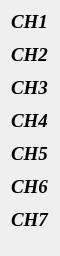
   <widget class="QWidget" name="layoutWidget">
    <property name="geometry">
     <rect>
      <x>11</x>
      <y>43</y>
      <width>55</width>
      <height>256</height>
     </rect>
    </property>
    <layout class="QFormLayout" name="formLayout_9">
     <property name="verticalSpacing">
      <number>11</number>
     </property>
     <item row="0" column="0">
      <widget class="QLabel" name="Rx_CH1">
       <property name="font">
        <font>
         <family>Times New Roman</family>
         <pointsize>14</pointsize>
         <weight>75</weight>
         <italic>true</italic>
         <bold>true</bold>
        </font>
       </property>
       <property name="text">
        <string>CH1</string>
       </property>
      </widget>
     </item>
     <item row="1" column="0">
      <widget class="QLabel" name="Rx_CH2">
       <property name="font">
        <font>
         <family>Times New Roman</family>
         <pointsize>14</pointsize>
         <weight>75</weight>
         <italic>true</italic>
         <bold>true</bold>
        </font>
       </property>
       <property name="text">
        <string>CH2</string>
       </property>
      </widget>
     </item>
     <item row="2" column="0">
      <widget class="QLabel" name="Rx_CH3">
       <property name="font">
        <font>
         <family>Times New Roman</family>
         <pointsize>14</pointsize>
         <weight>75</weight>
         <italic>true</italic>
         <bold>true</bold>
        </font>
       </property>
       <property name="text">
        <string>CH3</string>
       </property>
      </widget>
     </item>
     <item row="3" column="0">
      <widget class="QLabel" name="Rx_CH4">
       <property name="font">
        <font>
         <family>Times New Roman</family>
         <pointsize>14</pointsize>
         <weight>75</weight>
         <italic>true</italic>
         <bold>true</bold>
        </font>
       </property>
       <property name="text">
        <string>CH4</string>
       </property>
      </widget>
     </item>
     <item row="4" column="0">
      <widget class="QLabel" name="Rx_CH5">
       <property name="font">
        <font>
         <family>Times New Roman</family>
         <pointsize>14</pointsize>
         <weight>75</weight>
         <italic>true</italic>
         <bold>true</bold>
        </font>
       </property>
       <property name="text">
        <string>CH5</string>
       </property>
      </widget>
     </item>
     <item row="5" column="0">
      <widget class="QLabel" name="Rx_CH6">
       <property name="font">
        <font>
         <family>Times New Roman</family>
         <pointsize>14</pointsize>
         <weight>75</weight>
         <italic>true</italic>
         <bold>true</bold>
        </font>
       </property>
       <property name="text">
        <string>CH6</string>
       </property>
      </widget>
     </item>
     <item row="6" column="0">
      <widget class="QLabel" name="Rx_CH7">
       <property name="font">
        <font>
         <family>Times New Roman</family>
         <pointsize>14</pointsize>
         <weight>75</weight>
         <italic>true</italic>
         <bold>true</bold>
        </font>
       </property>
       <property name="text">
        <string>CH7</string>
       </property>
      </widget>
     </item>
    </layout>
   </widget>
